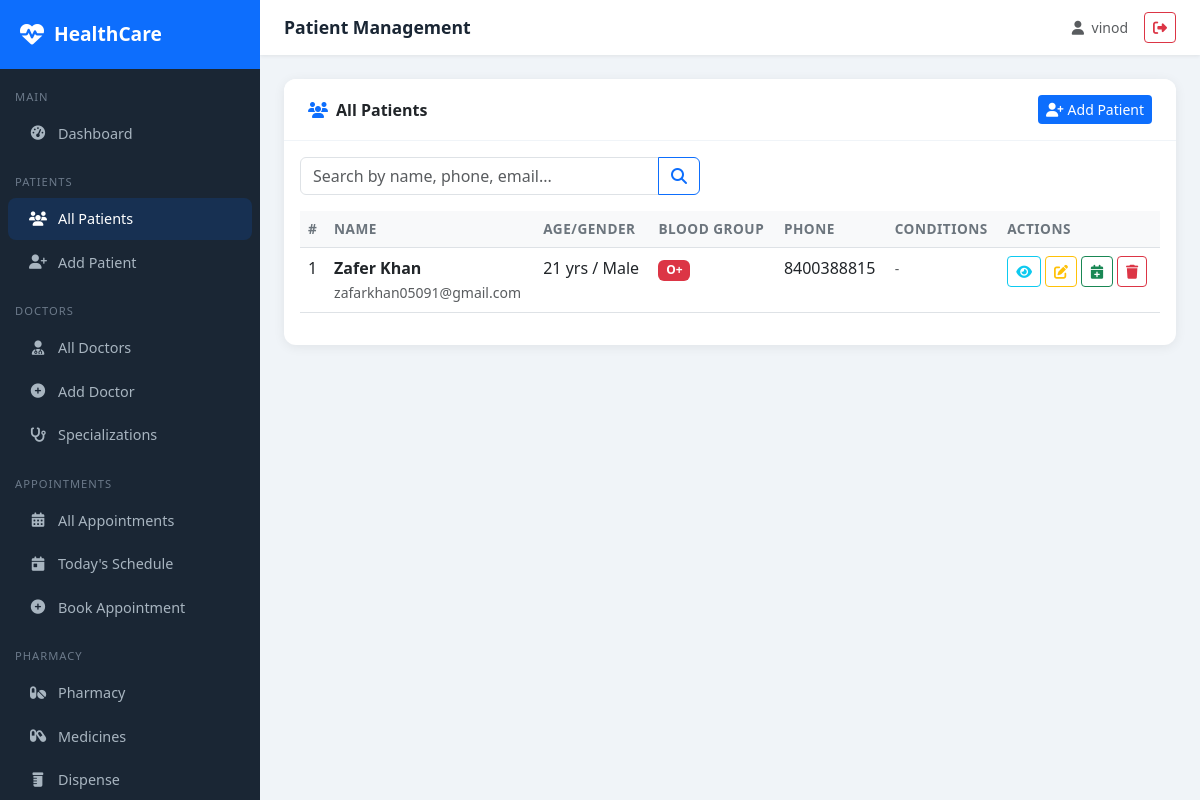
/patients/ (signed in), run on the app's committed database.
### patients/models.py (models this page shows, shortened)
class Patient(models.Model):
    BLOOD_GROUP_CHOICES = [
        ('A+', 'A+'), ('A-', 'A-'), ('B+', 'B+'), ('B-', 'B-'),
        ('O+', 'O+'), ('O-', 'O-'), ('AB+', 'AB+'), ('AB-', 'AB-'),
    ]
    GENDER_CHOICES = [('M', 'Male'), ('F', 'Female'), ('O', 'Other')]
    user = models.OneToOneField(User, on_delete=models.SET_NULL, null=True, blank=True)
    first_name = models.CharField(max_length=100)
    last_name = models.CharField(max_length=100)
    date_of_birth = models.DateField()
    gender = models.CharField(max_length=1, choices=GENDER_CHOICES)
    blood_group = models.CharField(max_length=3, choices=BLOOD_GROUP_CHOICES, blank=True)
    phone = models.CharField(max_length=15)
    email = models.EmailField(blank=True)
    address = models.TextField()
    emergency_contact_name = models.CharField(max_length=100, blank=True)
    emergency_contact_phone = models.CharField(max_length=15, blank=True)
    allergies = models.TextField(blank=True, help_text="List known allergies")
    chronic_conditions = models.TextField(blank=True)
    insurance_provider = models.CharField(max_length=100, blank=True)
    insurance_id = models.CharField(max_length=50, blank=True)
    created_at = models.DateTimeField(auto_now_add=True)
    updated_at = models.DateTimeField(auto_now=True)
    def __str__(self):
        return f"{self.first_name} {self.last_name}"
    @property
    def age(self):
        from datetime import date
        today = date.today()
        return today.year - self.date_of_birth.year - (
            (today.month, today.day) < (self.date_of_birth.month, self.date_of_birth.day)
        )

### patients/views.py (the view, shortened to what this page needs)
# urls.py: path('', views.patient_list, name='patient_list'),
@login_required
def patient_list(request):
    query = request.GET.get('q', '')
    patients = Patient.objects.all().order_by('-created_at')
    return render(request, 'patients/patient_list.html', {'patients': patients, 'query': query})

### templates/patients/patient_list.html (shortened to what this page needs)
{% extends 'base/base.html' %}
{% block page_title %}Patient Management{% endblock %}
{% block content %}
<div class="card">
  <div class="card-header py-3 px-4 d-flex justify-content-between align-items-center">
    <span><i class="fas fa-users text-primary me-2"></i>All Patients</span>
    <a href="{% url 'patient_create' %}" class="btn btn-primary btn-sm"><i class="fas fa-user-plus me-1"></i>Add Patient</a>
  </div>
  <div class="card-body">
    <form method="get" class="mb-3">
      <div class="input-group" style="max-width:400px;">
        <input type="text" name="q" class="form-control" placeholder="Search by name, phone, email..." value="{{ query }}">
        <button class="btn btn-outline-primary" type="submit"><i class="fas fa-search"></i></button>
      </div>
    </form>
    <div class="table-responsive">
      <table class="table table-hover">
        <thead>
          <tr>
            <th>#</th>
            <th>Name</th>
            <th>Age/Gender</th>
            <th>Blood Group</th>
            <th>Phone</th>
            <th>Conditions</th>
            <th>Actions</th>
          </tr>
        </thead>
        <tbody>
          {% for patient in patients %}
          <tr>
            <td>{{ forloop.counter }}</td>
            <td>
              <a href="{% url 'patient_detail' patient.pk %}" class="text-decoration-none fw-semibold text-dark">{{ patient }}</a>
              {% if patient.email %}
                <br><small class="text-muted">{{ patient.email }}</small>
              {% endif %}
            </td>
            <td>{{ patient.age }} yrs / {{ patient.get_gender_display }}</td>
            <td>{% if patient.blood_group %}<span class="badge bg-danger">{{ patient.blood_group }}</span>{% else %}-{% endif %}</td>
            <td>{{ patient.phone }}</td>
            <td><small class="text-muted">{{ patient.chronic_conditions|truncatechars:40|default:"-" }}</small></td>
            <td>
              <div class="d-flex gap-1">
                <a href="{% url 'patient_detail' patient.pk %}" class="btn btn-sm btn-outline-info" title="View"><i class="fas fa-eye"></i></a>
                <a href="{% url 'patient_update' patient.pk %}" class="btn btn-sm btn-outline-warning" title="Edit"><i class="fas fa-edit"></i></a>
                <a href="{% url 'appointment_create' %}?patient={{ patient.pk }}" class="btn btn-sm btn-outline-success" title="Book Appointment"><i class="fas fa-calendar-plus"></i></a>
                <a href="{% url 'patient_delete' patient.pk %}" class="btn btn-sm btn-outline-danger" title="Delete"><i class="fas fa-trash"></i></a>
              </div>
            </td>
          </tr>
          {% endfor %}
        </tbody>
      </table>
    </div>
  </div>
</div>
{% endblock %}

### templates/base/base.html (shortened to what this page needs)
<!DOCTYPE html>
<html lang="en">
<head>
    <link href="https://cdn.jsdelivr.net/npm/bootstrap@5.3.0/dist/css/bootstrap.min.css" rel="stylesheet">
    <link href="https://cdnjs.cloudflare.com/ajax/libs/font-awesome/6.4.0/css/all.min.css" rel="stylesheet">
</head>
<body>
{% if user.is_authenticated %}
<div class="sidebar">
    <div class="sidebar-brand">
        <i class="fas fa-heartbeat"></i>
        <span>HealthCare</span>
    </div>
    <nav class="mt-2">
        <div class="nav-section">Main</div>
        <a href="{% url 'dashboard' %}" class="nav-link {% if request.resolver_match.url_name == 'dashboard' %}active{% endif %}">
            <i class="fas fa-tachometer-alt"></i> Dashboard
        </a>
        <div class="nav-section">Patients</div>
        <a href="{% url 'patient_list' %}" class="nav-link {% if 'patient' in request.resolver_match.url_name %}active{% endif %}">
            <i class="fas fa-users"></i> All Patients
        </a>
        <a href="{% url 'patient_create' %}" class="nav-link">
            <i class="fas fa-user-plus"></i> Add Patient
        </a>
        <div class="nav-section">Doctors</div>
        <a href="{% url 'doctor_list' %}" class="nav-link {% if 'doctor' in request.resolver_match.url_name %}active{% endif %}">
            <i class="fas fa-user-md"></i> All Doctors
        </a>
        <a href="{% url 'doctor_create' %}" class="nav-link">
            <i class="fas fa-plus-circle"></i> Add Doctor
        </a>
        <a href="{% url 'specialization_list' %}" class="nav-link">
            <i class="fas fa-stethoscope"></i> Specializations
        </a>
        <div class="nav-section">Appointments</div>
        <a href="{% url 'appointment_list' %}" class="nav-link {% if 'appointment' in request.resolver_match.url_name %}active{% endif %}">
            <i class="fas fa-calendar-alt"></i> All Appointments
        </a>
        <a href="{% url 'today_appointments' %}" class="nav-link">
            <i class="fas fa-calendar-day"></i> Today's Schedule
        </a>
        <a href="{% url 'appointment_create' %}" class="nav-link">
            <i class="fas fa-plus-circle"></i> Book Appointment
        </a>
        <div class="nav-section">Pharmacy</div>
        <a href="{% url 'pharmacy_dashboard' %}" class="nav-link">
            <i class="fas fa-pills"></i> Pharmacy
        </a>
        <a href="{% url 'medicine_list' %}" class="nav-link">
            <i class="fas fa-capsules"></i> Medicines
        </a>
        <a href="{% url 'dispense_medicine' %}" class="nav-link">
            <i class="fas fa-prescription-bottle"></i> Dispense
        </a>
    </nav>
</div>
<div class="main-content">
    <div class="topbar">
        <span class="topbar-title">
            {% block page_title %}HealthCare Portal{% endblock %}
        </span>
        <div class="d-flex align-items-center gap-3">
            <span class="text-muted small">
                <i class="fas fa-user me-1"></i>
                {{ user.get_full_name|default:user.username }}
            </span>
            <a href="{% url 'logout' %}" class="btn btn-sm btn-outline-danger">
                <i class="fas fa-sign-out-alt"></i>
            </a>
        </div>
    </div>
    <div class="page-content">
        {% block content %}{% endblock %}
    </div>
</div>
{% else %}
    {% block public_content %}{% endblock %}
{% endif %}
</body>
</html>

### templates/base/base.html (style rules this page uses)
:root { --primary: #0d6efd; --sidebar-bg: #1a2634; --sidebar-width: 260px; }
body { background: #f0f4f8; font-family: 'Segoe UI', sans-serif; }
.sidebar { position: fixed; top: 0; left: 0; height: 100vh; width: var(--sidebar-width); background: var(--sidebar-bg); z-index: 1000; overflow-y: auto; transition: all 0.3s; }
.sidebar-brand { padding: 20px; background: #0d6efd; color: white; font-size: 1.2rem; font-weight: 700; display: flex; align-items: center; gap: 10px; }
.sidebar-brand i { font-size: 1.5rem; }
.nav-section { padding: 10px 15px 5px; font-size: 0.7rem; color: #6c7a8a; text-transform: uppercase; letter-spacing: 1px; margin-top: 10px; }
.sidebar .nav-link { color: #a8b5c0; padding: 10px 20px; border-radius: 8px; margin: 2px 8px; display: flex; align-items: center; gap: 10px; font-size: 0.9rem; transition: all 0.2s; }
.sidebar .nav-link:hover, .sidebar .nav-link.active { background: rgba(13, 110, 253, 0.15); color: #fff; }
.sidebar .nav-link i { width: 20px; text-align: center; }
.main-content { margin-left: var(--sidebar-width); min-height: 100vh; }
.topbar { background: #fff; padding: 12px 24px; box-shadow: 0 1px 4px rgba(0, 0, 0, 0.08); display: flex; justify-content: space-between; align-items: center; position: sticky; top: 0; z-index: 999; }
.topbar-title { font-weight: 600; color: #1a2634; font-size: 1.1rem; }
.page-content { padding: 24px; }
.card { border: none; border-radius: 12px; box-shadow: 0 2px 12px rgba(0, 0, 0, 0.07); }
.card-header { background: #fff; border-bottom: 1px solid #f0f4f8; border-radius: 12px 12px 0 0 !important; font-weight: 600; }
.table th { font-weight: 600; background: #f8f9fa; font-size: 0.85rem; text-transform: uppercase; letter-spacing: 0.5px; color: #6c757d; }
.btn-primary { background: #0d6efd; border: none; }

### data on the page
Patient: first_name+last_name "Zafer Khan", email "zafarkhan05091@gmail.com", age "21", gender "Male", blood_group "O+", phone "8400388815", chronic_conditions "-"

### other printed values
{{ user.get_full_name|default:user.username }} "vinod"
